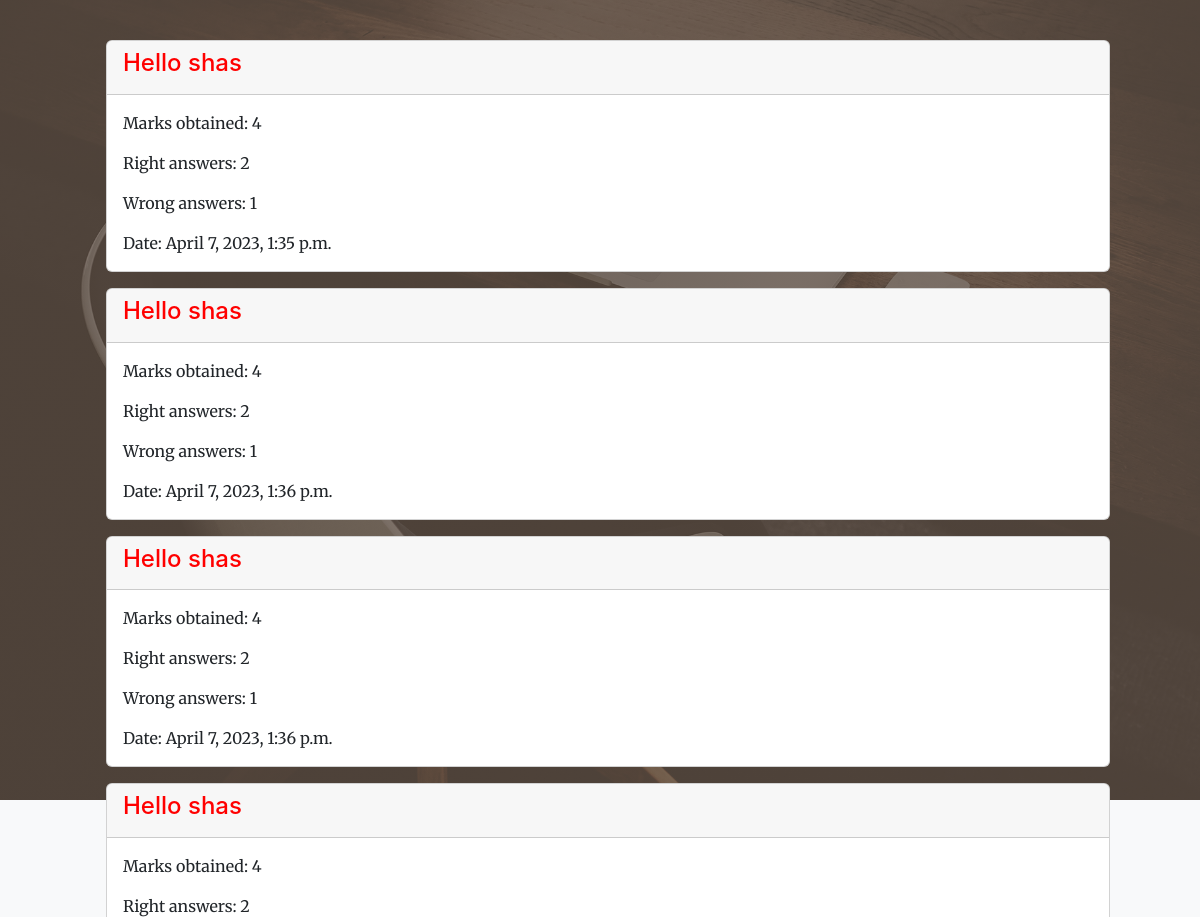
Page /web/questions/record (signed in) on the committed database.
### quiz/models.py (models this page shows)
class QuizRecord(models.Model):
    marks_obtained=models.PositiveIntegerField()
    right_answer_count=models.PositiveIntegerField()
    wrong_answer_count=models.PositiveIntegerField()
    user=models.ForeignKey(User, on_delete=models.DO_NOTHING)
    result=models.CharField(max_length=200,null=True)
    date=models.DateTimeField(auto_now_add=True)

### quizweb/views.py (the view)
# urls.py: path("questions/record",views.QuizrecordView.as_view(),name="quiz-record"),
@method_decorator(decs,name="dispatch")
class QuizrecordView(ListView):
    model=QuizRecord
    template_name='quiz-record.html'
    context_object_name='records'
    def get_queryset(self):
        return QuizRecord.objects.filter(user=self.request.user)

### quizweb/views.py (called while the page is built)
def signin_required(fn):
    def wrapper(request,*args,**kwargs):
        if  not request.user.is_authenticated:
            return redirect("signin")
        else:
            return fn(request,*args,**kwargs)
    return wrapper

### quizweb/templates/quiz-record.html (shortened to what this page needs)
<!DOCTYPE html>
{%load static%}
<html lang="en">
    <head>
        <link href="https://cdn.jsdelivr.net/npm/bootstrap-icons@1.5.0/font/bootstrap-icons.css" rel="stylesheet" />
        <link href="https://cdnjs.cloudflare.com/ajax/libs/SimpleLightbox/2.1.0/simpleLightbox.min.css" rel="stylesheet" />
        <link href="{%static 'css/styles.css'%}" rel="stylesheet" />
    </head>
    <body id="page-top">
        <nav class="navbar navbar-expand-lg navbar-light fixed-top py-3" id="mainNav">
            <div class="container px-4 px-lg-5">
                <div class="container mt-4">
                    {% for record in records %}
                    <div class="card mb-3">
                        <div class="card-header">
                            <h4 class="card-title" style="color: red;">Hello {{ request.user }}</h4>
                        </div>
                        <div class="card-body">
                            <div class="row">
                                <div class="col-md-6">
                                    <p class="card-text">Marks obtained: {{ record.marks_obtained }}</p>
                                    <p class="card-text">Right answers: {{ record.right_answer_count }}</p>
                                    <p class="card-text">Wrong answers: {{ record.wrong_answer_count }}</p>
                                    <p class="card-text">Date: {{ record.date }}</p>
                                </div>
                                <div class="col-md-6">
                                                                    </div>
                            </div>
                        </div>
                    </div>
                    {% endfor %}
                </div>
            </div>
        </nav>
        <header class="masthead">
            <div class="container px-4 px-lg-5 h-100">
                <div class="row gx-4 gx-lg-5 h-100 align-items-center justify-content-center text-center">
            </div>
        </header>
        <footer class="bg-light py-5">
            <div class="container px-4 px-lg-5"><div class="small text-center text-muted">Copyright &copy; 2023 - Mindhunter.in</div></div>
        </footer>
    </body>
</html>

### rows in the picture
QuizRecord: marks_obtained "4", right_answer_count "2", wrong_answer_count "1", date "April 7, 2023, 1:35 p.m."
QuizRecord: marks_obtained "4", right_answer_count "2", wrong_answer_count "1", date "April 7, 2023, 1:36 p.m."
QuizRecord: marks_obtained "4", right_answer_count "2", wrong_answer_count "1", date "April 7, 2023, 1:36 p.m."
QuizRecord: marks_obtained "4", right_answer_count "2"

### other values in the picture
{{ request.user }} "shas"
